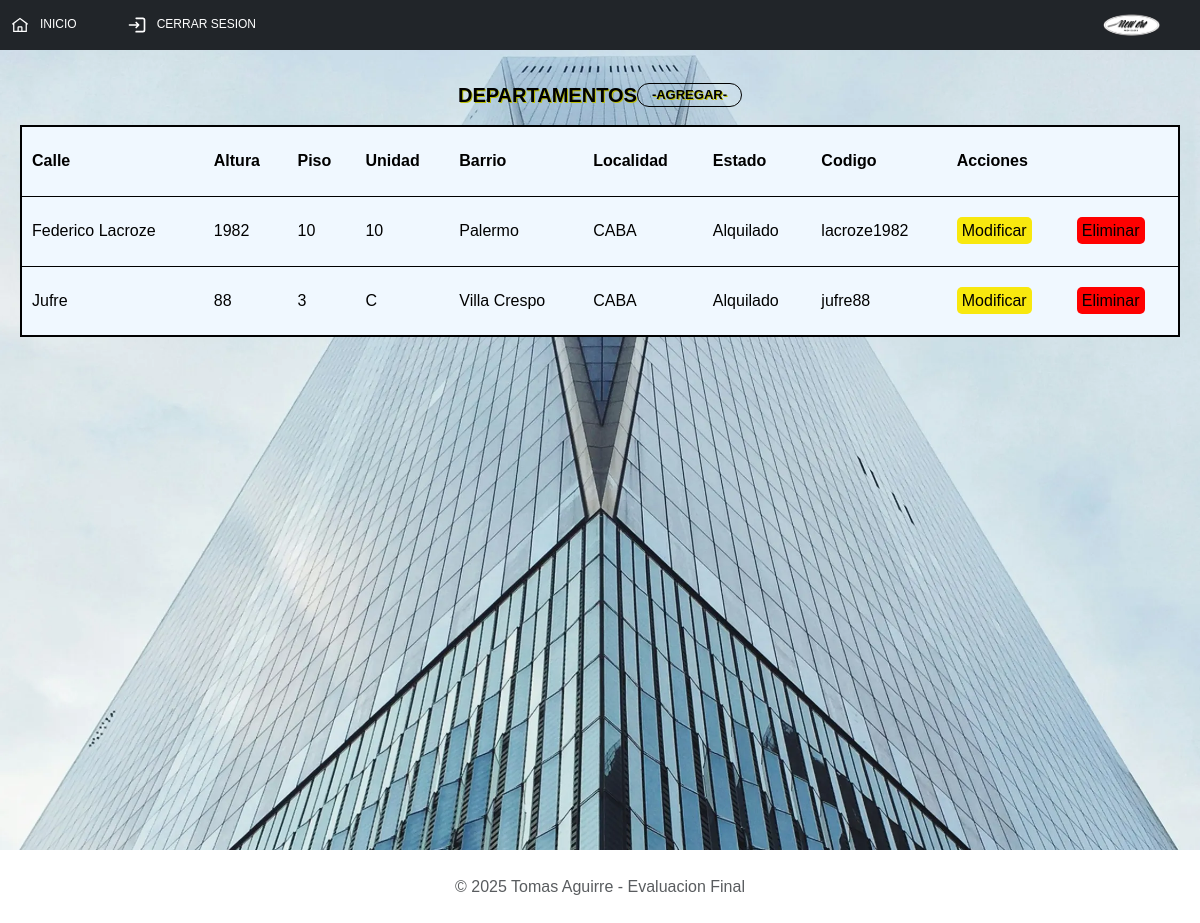
Screenshot of /admin/items.php?depto=ok (signed in) with the database file from the repository.
### tables this page shows
CREATE TABLE `departamentos` (
  `id_depto` int(11) NOT NULL,
  `calle` varchar(45) NOT NULL,
  `altura` varchar(45) NOT NULL,
  `piso` varchar(45) NOT NULL,
  `unidad` varchar(45) NOT NULL,
  `barrio` varchar(45) NOT NULL,
  `localidad` varchar(45) NOT NULL,
  `estado` varchar(45) NOT NULL,
  `fk_expensa` int(11) NOT NULL,
  `fk_abl` int(11) NOT NULL,
  `codigo` varchar(45) NOT NULL
);

### admin/items.php (the view, shortened to what this page needs)
<?php
include_once("../components/header.php");
?>
<main class="main">
    <?php
        print "<section class='main-item'>";
        include_once("../components/conf/conf.php");
        if(isset($_GET['depto'])){
            $consulta="SELECT * FROM `departamentos`";
            $respuesta=mysqli_query($con,$consulta);
            print"
            <section>
                <h2>Departamentos<a href='form_agregar.php?agregar_depto=ok' class='boton'>-Agregar-</a></h2>
            </section>
            <table class='table-item'>
                <thead>
                    <tr>
                        <th>Calle</th>
                        <th>Altura</th>
                        <th>Piso</th>
                        <th>Unidad</th>
                        <th>Barrio</th>
                        <th>Localidad</th>
                        <th>Estado</th>
                        <th>Codigo</th>
                        <th>Acciones</th>
                    </tr>
                </thead>
                <tbody>";
                while($fila=mysqli_fetch_array($respuesta)){
                    print"
                    <tr>
                        <td>$fila[calle]</td>
                        <td>$fila[altura]</td>
                        <td>$fila[piso]</td>
                        <td>$fila[unidad]</td>
                        <td>$fila[barrio]</td>
                        <td>$fila[localidad]</td>
                        <td>$fila[estado]</td>
                        <td>$fila[codigo]</td>
                        <td><a href='form_modificar.php?id_depto=$fila[id_depto]' class='boton_mod'>Modificar</a></td>
                        <td><a href='abm_admin/eliminar.php?id_depto=$fila[id_depto]' class='boton_eliminar'>Eliminar</a></td>
                    </tr>";
                }
                print"</tbody>";
            print"</table>";
        }
        print "</section>";
    ?>
</main>
<?php
include_once("../components/footer.php")
?>

### css/style.css (style rules this page uses)
* { padding: 0px; margin: 0px; }
html { font-size: 62.5%; }
body { font-size: 16px; color: black; font-family: 'Lucida Sans', 'Lucida Sans Regular', 'Lucida Grande', 'Lucida Sans Unicode', Geneva, Verdana, sans-serif; min-height: 100vh; }
a { text-decoration: none !important; color: black; }
.main { background: url(../img/edificio_fondo.webp); background-size: cover; padding: 2rem; margin: 0rem; background-repeat: no-repeat; background-position: 50%; width: 100%; height: 100vh; }
.main h2 { text-align: center; text-transform: uppercase; font-family: 'Lucida Sans Unicode', 'Lucida Grande', 'Lucida Sans', Arial, sans-serif; font-weight: bold; height: 5rem; border-radius: 7px; display: flex; align-items: center; justify-content: center; text-shadow: 1px 1px rgb(188, 191, 8); }
.cards_edit p,.boton { font-size: 1.3rem; }
table { width: 80%; border: solid black 2px; border-radius: 3px; }
tbody tr { border: solid 1px black; }
.boton { padding: .3rem 1.4rem; border: solid black 1px; border-radius: 13px; background: none; }
.boton_eliminar { background-color: red; padding: .5rem; border-radius: 5px; }
.boton_mod { background-color: rgb(248, 232, 14); padding: .5rem; border-radius: 5px; }
td, th { padding: 10px; }
tr { height: 70px; }
.table-item { width: 100% !important; background-color: aliceblue; }
.main-item { width: 100% !important; }

### rows the page displays
departamentos: calle "Federico Lacroze", altura "1982", piso "10", unidad "10", barrio "Palermo", localidad "CABA", estado "Alquilado", codigo "lacroze1982"
departamentos: calle "Jufre", altura "88", piso "3", unidad "C", barrio "Villa Crespo", localidad "CABA", estado "Alquilado", codigo "jufre88"
